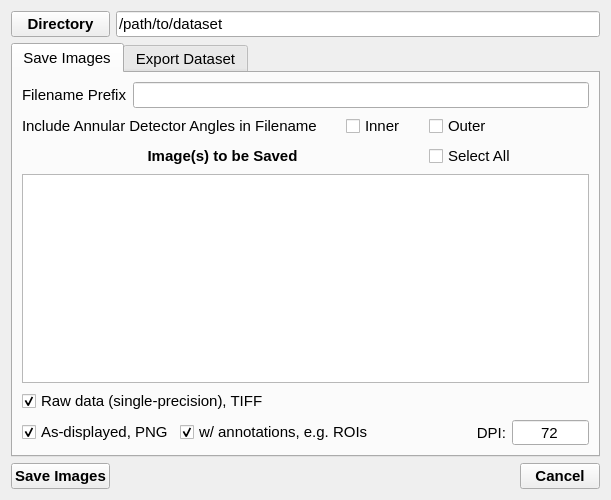
<?xml version="1.0" encoding="UTF-8"?>
<ui version="4.0">
 <class>SavePanelForm</class>
 <widget class="QWidget" name="SavePanelForm">
  <property name="geometry">
   <rect>
    <x>0</x>
    <y>0</y>
    <width>611</width>
    <height>500</height>
   </rect>
  </property>
  <property name="sizePolicy">
   <sizepolicy hsizetype="Fixed" vsizetype="Preferred">
    <horstretch>0</horstretch>
    <verstretch>0</verstretch>
   </sizepolicy>
  </property>
  <property name="font">
   <font>
    <pointsize>11</pointsize>
   </font>
  </property>
  <property name="windowTitle">
   <string>Form</string>
  </property>
  <layout class="QGridLayout" name="gridLayout">
   <item row="2" column="1">
    <spacer name="SavePanelHSpacer">
     <property name="orientation">
      <enum>Qt::Horizontal</enum>
     </property>
     <property name="sizeHint" stdset="0">
      <size>
       <width>40</width>
       <height>20</height>
      </size>
     </property>
    </spacer>
   </item>
   <item row="2" column="0">
    <widget class="QPushButton" name="SaveExport">
     <property name="font">
      <font>
       <pointsize>11</pointsize>
       <weight>75</weight>
       <bold>true</bold>
      </font>
     </property>
     <property name="text">
      <string>Save Images</string>
     </property>
    </widget>
   </item>
   <item row="0" column="0">
    <widget class="QPushButton" name="SaveDirButton">
     <property name="font">
      <font>
       <pointsize>11</pointsize>
       <weight>75</weight>
       <bold>true</bold>
      </font>
     </property>
     <property name="text">
      <string>Directory</string>
     </property>
    </widget>
   </item>
   <item row="0" column="1" colspan="2">
    <widget class="QLineEdit" name="SaveDir">
     <property name="text">
      <string>/path/to/dataset</string>
     </property>
    </widget>
   </item>
   <item row="2" column="2">
    <widget class="QPushButton" name="SaveCloseButton">
     <property name="font">
      <font>
       <pointsize>11</pointsize>
       <weight>75</weight>
       <bold>true</bold>
      </font>
     </property>
     <property name="text">
      <string>Cancel</string>
     </property>
    </widget>
   </item>
   <item row="1" column="0" colspan="3">
    <widget class="QTabWidget" name="SaveTabGroup">
     <property name="currentIndex">
      <number>0</number>
     </property>
     <widget class="QWidget" name="SaveImgTab">
      <attribute name="title">
       <string>Save Images</string>
      </attribute>
      <layout class="QGridLayout" name="gridLayout_2">
       <item row="4" column="0" colspan="6">
        <widget class="QListWidget" name="SaveImgList">
         <property name="selectionMode">
          <enum>QAbstractItemView::MultiSelection</enum>
         </property>
        </widget>
       </item>
       <item row="5" column="0" colspan="3">
        <widget class="QCheckBox" name="SaveImgTIF">
         <property name="text">
          <string>Raw data (single-precision), TIFF</string>
         </property>
         <property name="checked">
          <bool>true</bool>
         </property>
        </widget>
       </item>
       <item row="2" column="3">
        <widget class="QCheckBox" name="SavePrfxRi">
         <property name="text">
          <string>Inner</string>
         </property>
        </widget>
       </item>
       <item row="7" column="5">
        <widget class="QSpinBox" name="SaveImgAnnotDPI">
         <property name="alignment">
          <set>Qt::AlignCenter</set>
         </property>
         <property name="buttonSymbols">
          <enum>QAbstractSpinBox::NoButtons</enum>
         </property>
         <property name="maximum">
          <number>10000</number>
         </property>
         <property name="value">
          <number>72</number>
         </property>
        </widget>
       </item>
       <item row="2" column="0" colspan="3">
        <widget class="QLabel" name="PrefixLabel">
         <property name="text">
          <string>Include Annular Detector Angles in Filename</string>
         </property>
        </widget>
       </item>
       <item row="3" column="0" colspan="4">
        <widget class="QLabel" name="SaveImgListLabel">
         <property name="font">
          <font>
           <pointsize>11</pointsize>
           <weight>75</weight>
           <bold>true</bold>
          </font>
         </property>
         <property name="text">
          <string>Image(s) to be Saved</string>
         </property>
         <property name="alignment">
          <set>Qt::AlignCenter</set>
         </property>
        </widget>
       </item>
       <item row="7" column="4">
        <widget class="QLabel" name="SaveImgAnnotDPILabel">
         <property name="text">
          <string>DPI:</string>
         </property>
         <property name="alignment">
          <set>Qt::AlignRight|Qt::AlignTrailing|Qt::AlignVCenter</set>
         </property>
        </widget>
       </item>
       <item row="7" column="0">
        <widget class="QCheckBox" name="SaveImgPNG">
         <property name="text">
          <string>As-displayed, PNG</string>
         </property>
         <property name="checked">
          <bool>true</bool>
         </property>
        </widget>
       </item>
       <item row="3" column="4" colspan="2">
        <widget class="QCheckBox" name="SaveImgSelectAll">
         <property name="text">
          <string>Select All</string>
         </property>
        </widget>
       </item>
       <item row="7" column="1" colspan="3">
        <widget class="QCheckBox" name="SaveImgPNGAnnot">
         <property name="text">
          <string>w/ annotations, e.g. ROIs</string>
         </property>
         <property name="checked">
          <bool>true</bool>
         </property>
        </widget>
       </item>
       <item row="2" column="4" colspan="2">
        <widget class="QCheckBox" name="SavePrfxRo">
         <property name="text">
          <string>Outer</string>
         </property>
        </widget>
       </item>
       <item row="1" column="0" colspan="6">
        <layout class="QHBoxLayout" name="SaveImgTabHGrid">
         <item>
          <widget class="QLabel" name="SaveImgPrefixLabel">
           <property name="text">
            <string>Filename Prefix</string>
           </property>
          </widget>
         </item>
         <item>
          <widget class="QLineEdit" name="SaveImgPrefix"/>
         </item>
        </layout>
       </item>
      </layout>
     </widget>
     <widget class="QWidget" name="ExportTab">
      <attribute name="title">
       <string>Export Dataset</string>
      </attribute>
      <layout class="QGridLayout" name="gridLayout_3">
       <item row="1" column="3">
        <widget class="QCheckBox" name="ExpDimSuff">
         <property name="text">
          <string>Dimensions suffix</string>
         </property>
        </widget>
       </item>
       <item row="4" column="0" colspan="4">
        <widget class="QLabel" name="ExpNotesLabel">
         <property name="font">
          <font>
           <pointsize>11</pointsize>
           <weight>75</weight>
           <bold>true</bold>
          </font>
         </property>
         <property name="text">
          <string>Export Summary</string>
         </property>
         <property name="alignment">
          <set>Qt::AlignCenter</set>
         </property>
        </widget>
       </item>
       <item row="2" column="0" colspan="2">
        <widget class="QComboBox" name="ExpFormat">
         <property name="minimumSize">
          <size>
           <width>250</width>
           <height>0</height>
          </size>
         </property>
         <item>
          <property name="text">
           <string>HDF5 (*.h5)</string>
          </property>
         </item>
         <item>
          <property name="text">
           <string>Raw Binary (*.raw)</string>
          </property>
         </item>
        </widget>
       </item>
       <item row="2" column="2" colspan="2">
        <widget class="QComboBox" name="ExpByteOrder">
         <property name="minimumSize">
          <size>
           <width>250</width>
           <height>0</height>
          </size>
         </property>
         <item>
          <property name="text">
           <string>Little Endian</string>
          </property>
         </item>
         <item>
          <property name="text">
           <string>Big Endian</string>
          </property>
         </item>
        </widget>
       </item>
       <item row="5" column="0" colspan="4">
        <widget class="QTextEdit" name="ExpNotes"/>
       </item>
       <item row="1" column="0" colspan="3">
        <layout class="QHBoxLayout" name="ExportTabHGrid">
         <item>
          <widget class="QLabel" name="ExpFilenameLabel">
           <property name="text">
            <string>Filename</string>
           </property>
          </widget>
         </item>
         <item>
          <widget class="QLineEdit" name="ExpFilename">
           <property name="text">
            <string/>
           </property>
          </widget>
         </item>
        </layout>
       </item>
       <item row="3" column="0" colspan="4">
        <layout class="QHBoxLayout" name="ExportRangeGrid">
         <item>
          <widget class="QGroupBox" name="ExpPxPart">
           <property name="title">
            <string>Diffraction Partial  Export</string>
           </property>
           <property name="checkable">
            <bool>true</bool>
           </property>
           <property name="checked">
            <bool>false</bool>
           </property>
           <layout class="QGridLayout" name="ExportPxRangeGrid">
            <item row="2" column="3">
             <widget class="QSpinBox" name="ENPxY">
              <property name="alignment">
               <set>Qt::AlignCenter</set>
              </property>
             </widget>
            </item>
            <item row="1" column="0">
             <widget class="QLabel" name="EPxX1Label">
              <property name="maximumSize">
               <size>
                <width>20</width>
                <height>16777215</height>
               </size>
              </property>
              <property name="text">
               <string>x1</string>
              </property>
              <property name="alignment">
               <set>Qt::AlignRight|Qt::AlignTrailing|Qt::AlignVCenter</set>
              </property>
             </widget>
            </item>
            <item row="2" column="0">
             <widget class="QLabel" name="ENPxXLabel">
              <property name="maximumSize">
               <size>
                <width>20</width>
                <height>16777215</height>
               </size>
              </property>
              <property name="text">
               <string>X</string>
              </property>
              <property name="alignment">
               <set>Qt::AlignRight|Qt::AlignTrailing|Qt::AlignVCenter</set>
              </property>
             </widget>
            </item>
            <item row="1" column="3">
             <widget class="QSpinBox" name="EPxY1">
              <property name="alignment">
               <set>Qt::AlignCenter</set>
              </property>
             </widget>
            </item>
            <item row="2" column="2">
             <widget class="QLabel" name="ENPxYLabel">
              <property name="maximumSize">
               <size>
                <width>20</width>
                <height>16777215</height>
               </size>
              </property>
              <property name="text">
               <string>Y</string>
              </property>
              <property name="alignment">
               <set>Qt::AlignRight|Qt::AlignTrailing|Qt::AlignVCenter</set>
              </property>
             </widget>
            </item>
            <item row="0" column="3">
             <widget class="QSpinBox" name="EPxD">
              <property name="enabled">
               <bool>false</bool>
              </property>
              <property name="alignment">
               <set>Qt::AlignCenter</set>
              </property>
             </widget>
            </item>
            <item row="0" column="0" colspan="3">
             <widget class="QLabel" name="EPxDLabel">
              <property name="font">
               <font>
                <pointsize>11</pointsize>
               </font>
              </property>
              <property name="text">
               <string>Binning Distance</string>
              </property>
             </widget>
            </item>
            <item row="2" column="1">
             <widget class="QSpinBox" name="ENPxX">
              <property name="alignment">
               <set>Qt::AlignCenter</set>
              </property>
             </widget>
            </item>
            <item row="1" column="2">
             <widget class="QLabel" name="EPxY1Label">
              <property name="maximumSize">
               <size>
                <width>20</width>
                <height>16777215</height>
               </size>
              </property>
              <property name="text">
               <string>y1</string>
              </property>
              <property name="alignment">
               <set>Qt::AlignRight|Qt::AlignTrailing|Qt::AlignVCenter</set>
              </property>
             </widget>
            </item>
            <item row="1" column="1">
             <widget class="QSpinBox" name="EPxX1">
              <property name="alignment">
               <set>Qt::AlignCenter</set>
              </property>
             </widget>
            </item>
            <item row="3" column="0" colspan="4">
             <widget class="QCheckBox" name="ExpNormMasks">
              <property name="toolTip">
               <string>py4DSTEM export: binned diffraction masks are summed like the data (raw); tick to divide by the bin area, giving the fraction of each binned pixel inside the mask (0 to 1)</string>
              </property>
              <property name="text">
               <string>Normalise binned masks (0 to 1)</string>
              </property>
             </widget>
            </item>
           </layout>
          </widget>
         </item>
         <item>
          <widget class="QGroupBox" name="ExpFrPart">
           <property name="title">
            <string>Real-space Partial Export</string>
           </property>
           <property name="checkable">
            <bool>true</bool>
           </property>
           <property name="checked">
            <bool>false</bool>
           </property>
           <layout class="QGridLayout" name="ExportFrRangeGrid">
            <item row="2" column="0">
             <widget class="QLabel" name="ENFrXLabel">
              <property name="maximumSize">
               <size>
                <width>20</width>
                <height>16777215</height>
               </size>
              </property>
              <property name="text">
               <string>X</string>
              </property>
              <property name="alignment">
               <set>Qt::AlignRight|Qt::AlignTrailing|Qt::AlignVCenter</set>
              </property>
             </widget>
            </item>
            <item row="2" column="2">
             <widget class="QLabel" name="ExFrYLabel">
              <property name="maximumSize">
               <size>
                <width>20</width>
                <height>16777215</height>
               </size>
              </property>
              <property name="text">
               <string>Y</string>
              </property>
              <property name="alignment">
               <set>Qt::AlignRight|Qt::AlignTrailing|Qt::AlignVCenter</set>
              </property>
             </widget>
            </item>
            <item row="2" column="3">
             <widget class="QSpinBox" name="ENFrY">
              <property name="alignment">
               <set>Qt::AlignCenter</set>
              </property>
             </widget>
            </item>
            <item row="0" column="0" colspan="3">
             <widget class="QLabel" name="EFrDLabel">
              <property name="font">
               <font>
                <pointsize>11</pointsize>
               </font>
              </property>
              <property name="text">
               <string>Sampling Interval</string>
              </property>
             </widget>
            </item>
            <item row="1" column="3">
             <widget class="QSpinBox" name="EFrY1">
              <property name="alignment">
               <set>Qt::AlignCenter</set>
              </property>
             </widget>
            </item>
            <item row="0" column="3">
             <widget class="QSpinBox" name="EFrD">
              <property name="alignment">
               <set>Qt::AlignCenter</set>
              </property>
             </widget>
            </item>
            <item row="1" column="2">
             <widget class="QLabel" name="EFrY1Label">
              <property name="maximumSize">
               <size>
                <width>20</width>
                <height>16777215</height>
               </size>
              </property>
              <property name="text">
               <string>y1</string>
              </property>
              <property name="alignment">
               <set>Qt::AlignRight|Qt::AlignTrailing|Qt::AlignVCenter</set>
              </property>
             </widget>
            </item>
            <item row="2" column="1">
             <widget class="QSpinBox" name="ENFrX">
              <property name="alignment">
               <set>Qt::AlignCenter</set>
              </property>
             </widget>
            </item>
            <item row="1" column="0">
             <widget class="QLabel" name="EFrX1Label">
              <property name="maximumSize">
               <size>
                <width>20</width>
                <height>16777215</height>
               </size>
              </property>
              <property name="text">
               <string>x1</string>
              </property>
              <property name="alignment">
               <set>Qt::AlignRight|Qt::AlignTrailing|Qt::AlignVCenter</set>
              </property>
             </widget>
            </item>
            <item row="1" column="1">
             <widget class="QSpinBox" name="EFrX1">
              <property name="alignment">
               <set>Qt::AlignCenter</set>
              </property>
             </widget>
            </item>
           </layout>
          </widget>
         </item>
        </layout>
       </item>
      </layout>
     </widget>
    </widget>
   </item>
  </layout>
 </widget>
 <resources/>
 <connections>
  <connection>
   <sender>SaveCloseButton</sender>
   <signal>clicked()</signal>
   <receiver>SavePanelForm</receiver>
   <slot>hide()</slot>
   <hints>
    <hint type="sourcelabel">
     <x>549</x>
     <y>476</y>
    </hint>
    <hint type="destinationlabel">
     <x>305</x>
     <y>249</y>
    </hint>
   </hints>
  </connection>
  <connection>
   <sender>SaveImgSelectAll</sender>
   <signal>clicked(bool)</signal>
   <receiver>SaveImgList</receiver>
   <slot>selectAll()</slot>
   <hints>
    <hint type="sourcelabel">
     <x>463</x>
     <y>170</y>
    </hint>
    <hint type="destinationlabel">
     <x>449</x>
     <y>207</y>
    </hint>
   </hints>
  </connection>
  <connection>
   <sender>SaveImgSelectAll</sender>
   <signal>clicked(bool)</signal>
   <receiver>SaveImgList</receiver>
   <slot>clearSelection()</slot>
   <hints>
    <hint type="sourcelabel">
     <x>550</x>
     <y>177</y>
    </hint>
    <hint type="destinationlabel">
     <x>540</x>
     <y>212</y>
    </hint>
   </hints>
  </connection>
 </connections>
</ui>
